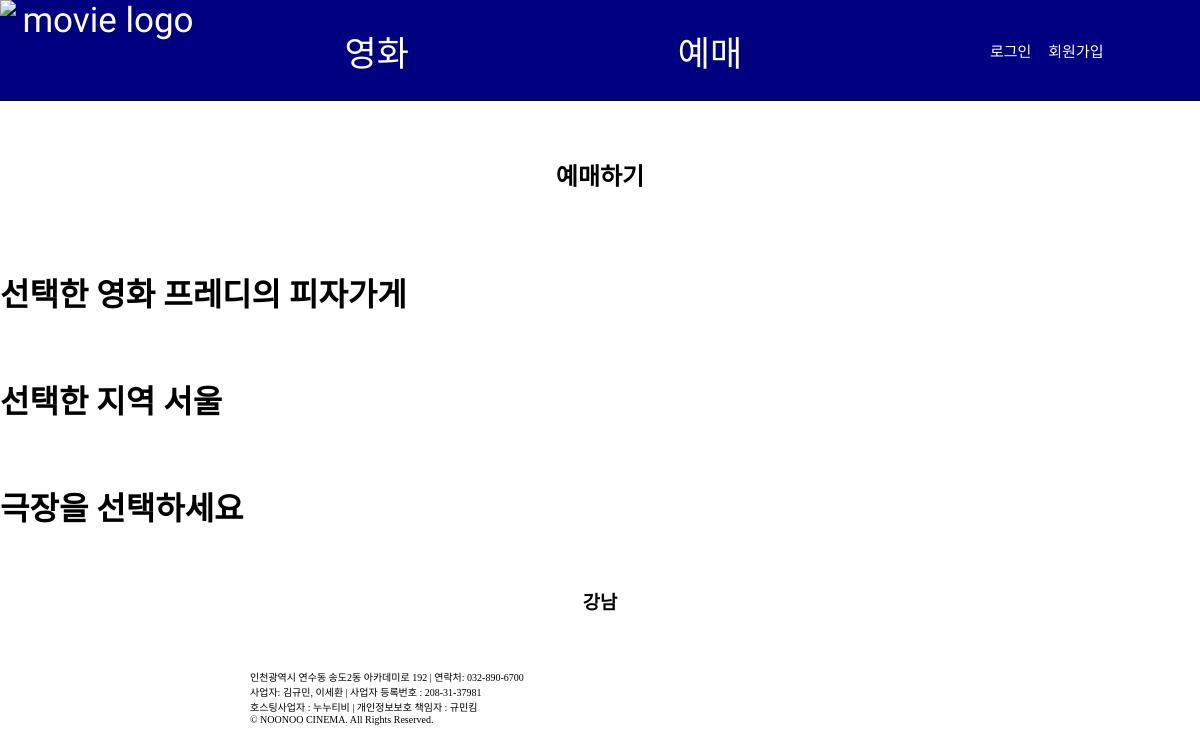
/ticketing/theater/1/1/, run on the app's committed database.
### movies/models.py (models this page shows, shortened)
class Movie(models.Model):
    title = models.CharField(max_length=100)
    image = models.ImageField(upload_to='images/',blank=True,null=True)
    age = models.IntegerField(default=0)
    summary = models.TextField(max_length=2000)
    date = models.DateField(default=date.today)
    rank = models.IntegerField(default=0)
    times = models.CharField(default='120',max_length=20,verbose_name='상영시간')
    director = models.ManyToManyField('Director')
    class Meta:
        db_table='movie'
        verbose_name='영화'
        verbose_name_plural='영화'

### ticketing/models.py (models this page shows, shortened)
class Area(models.Model):
    AREA_CHOICES = [
        ('서울', 'Seoul'),
        ('경기', 'Gyeonggi'),
        ('인천', 'Incheon'),
        ('강원', 'Gangwon'),
        ('대전/충청', 'Daejeon/Chungcheong'),
        ('대구', 'Daegu'),
        ('부산/울산', 'Busan/Ulsan'),
        ('경상', 'Gyeongsang'),
        ('광주/전라/제주', 'Gwangju/Jeolla/Jeju'),
    ]
    name = models.CharField(max_length=100,choices=AREA_CHOICES)
    theaters = models.IntegerField(default=0)
    class Meta:
        db_table='area'
        verbose_name='지역'
        verbose_name_plural='지역'

class Theater(models.Model):
    name=models.CharField(max_length=100)
    area=models.ForeignKey(Area,on_delete=models.CASCADE)
    class Meta:
        db_table='theater'
        verbose_name='영화관'
        verbose_name_plural='영화관'

### ticketing/views.py (the view)
# urls.py: path('theater/<int:m_id>/<int:a_id>/', Theaters, name='theater'),
def Theaters(request, m_id, a_id ):
    movie=get_object_or_404(Movie,pk=m_id)
    context={}
    context['movie']=movie
    area=get_object_or_404(Area,pk=a_id)
    context['area']=area
    ticketing_list = movie.ticketing_set.all()
    theater_list=[]
    for ticketing in ticketing_list:
        if ticketing.theater.area.name==area.name:
            theater_list.append(ticketing.theater)
    theater_list=set(theater_list)
    context['theater_list']=theater_list
    login_session = request.session.get('login_session', '')
    context['login_session'] = login_session
    return render(request,template_name='ticketing/theater.html', context=context)

### ticketing/templates/ticketing/theater.html
{% extends 'ticketing/area.html' %}
{% block message %}<h1>극장을 선택하세요</h1><br>{% endblock %}
{% block area %}<h1>선택한 지역 {{area.name}}</h1><br>{% endblock %}
{% block contents%}
{% for theater in theater_list %}
    <a href="{% url 'ticketing:date' movie.id theater.id %}" id="movie_a"><h3>{{theater.name}}</h3></a>
{% endfor %}
{% endblock %}

### ticketing/templates/ticketing/area.html (shortened to what this page needs)
{% extends 'ticketing/index.html' %}
{% block movie %}<h1>선택한 영화 {{movie.title}}</h1><br>{% endblock %}

### templates/base.html (style rules this page uses)
body { margin:0px; }
a { text-align:center; text-decoration: none; color:white; }
#movie_a { text-align:center; text-decoration: none; color:black; }

### data on the page
Movie: title "프레디의 피자가게"
Area: name "서울"
Theater: name "강남"
